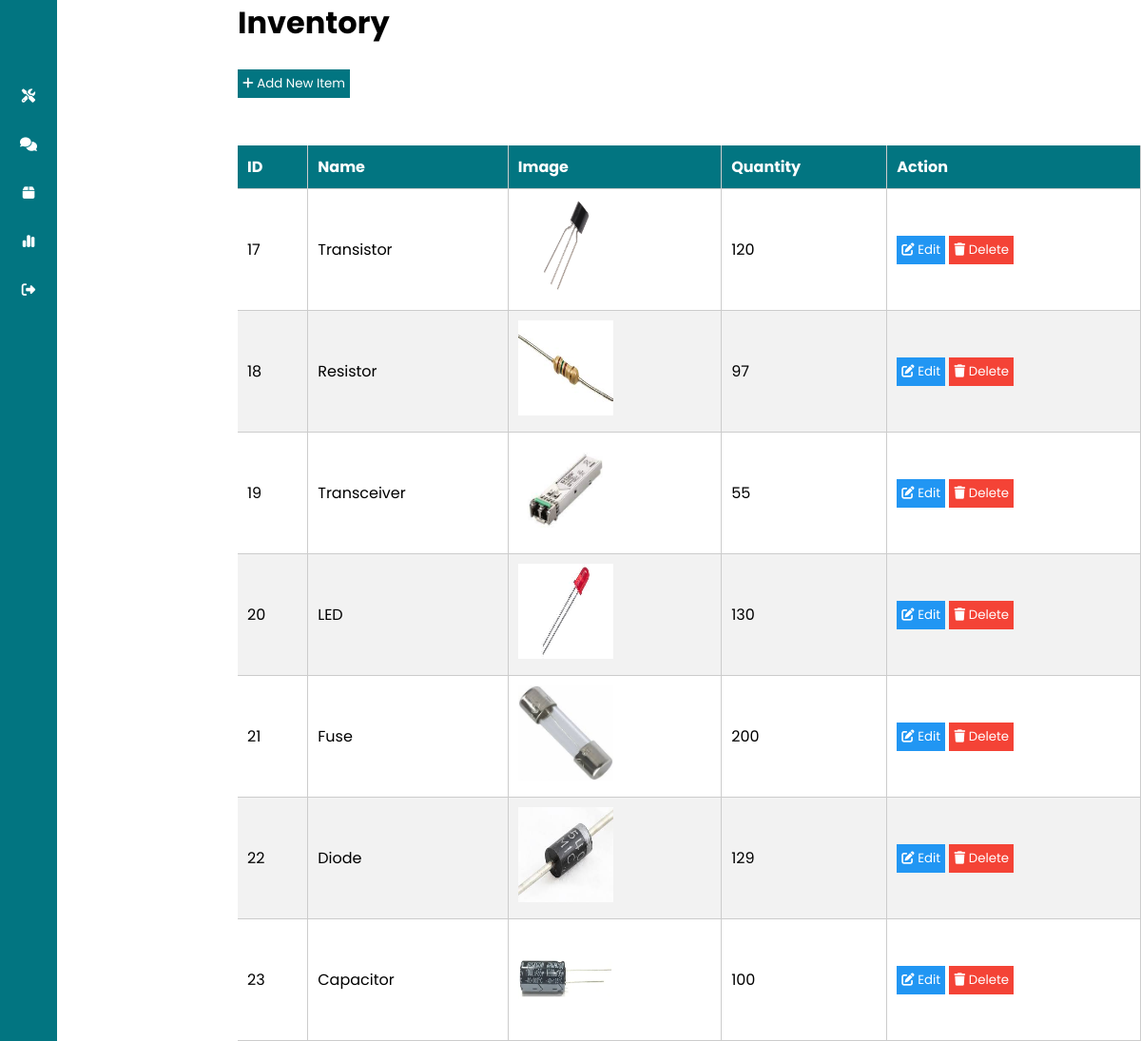
Screenshot of /php/staff_inventory.php with the database file from the repository.
### tables this page shows
CREATE TABLE `inventory` (
  `inventoryID` int(11) NOT NULL,
  `name` varchar(100) NOT NULL,
  `image` varchar(100) NOT NULL,
  `price` decimal(10,2) NOT NULL,
  `quantity` int(11) NOT NULL
);

### php/staff_inventory.php (the view, shortened to what this page needs)
<?php
include 'staff_sidebarMenu.php';
include 'connect.php';
$sql = 'SELECT * FROM inventory';
$result = mysqli_query($connection, $sql);
?>
<!DOCTYPE html>
<html lang="en">
<head>
	<link rel="stylesheet" href="../css/staffSidebarMenu.css">
	<link rel="stylesheet" href="../css/staffInventory.css">
</head>
<body>
	<div class="main-content">
		<div class="container">
			<h1 style="color:black">Inventory</h1><br>
			<button id="addButton" name="edit" class="add-button"><i class="fa-solid fa-plus"></i> Add New Item</button><br><br><br>
			<table>
				<tr>
					<th>ID</th>
					<th>Name</th>
					<th>Image</th>
					<th>Quantity</th>
					<th>Action</th>
				</tr>
				<?php while ($row = mysqli_fetch_assoc($result)) : ?>
					<tr>
						<td><?php echo $row['inventoryID']; ?></td>
						<td><?php echo $row['name']; ?></td>
						<td>
							<img src="../images/<?php echo $row['image']; ?>" alt="<?php echo $row['name']; ?>" style="width: 100px; height: 100px;">
						</td>
						<td>
							<?php echo $row['quantity']; ?>
						</td>
						<td>
							<button onclick="setItemDetails(this.id)" id="<?php echo $row['inventoryID']; ?>" name="edit" class="blue-button"><i class="fas fa-edit"></i> Edit</button>
							<form method="post" id="deleteForm">
								<button type="submit" name="delete" class="red-button"><i class="fas fa-trash"></i> Delete</button>
							</form>
						</td>
					</tr>
				<?php endwhile; ?>
			</table>
		</div>
	</div>
</body>
</html>

### php/staff_sidebarMenu.php (shortened to what this page needs)
<!DOCTYPE html>
<html lang="en">
<head>
    <link rel="stylesheet" href="../css/staffSidebarMenu.css">
</head>
<body>
    <div class="sidebar">
        <div class="sidebar-header">
        </div>
        <div class="sidebar-menu">
            <ul>
                <li>
                    <a href="staff_repairRequest.php">
                        <span class="icon"><i class="fa-solid fa-screwdriver-wrench"></i></span>
                    </a>
                </li>
                <li>
                    <a href="staff_feedback.php">
                        <span class="icon"><i class="fa-solid fa-comments"></i></span>
                    </a>
                </li>
                <li>
                    <a href="staff_inventory.php">
                        <span class="icon"><i class="fa-solid fa-box"></i></span>
                    </a>
                </li>
                <li>
                    <a href="staff_weeklySalesReport.php">
                        <span class="icon"><i class="fa-sharp fa-solid fa-chart-simple"></i></span>
                    </a>
                </li>
                <li>
                    <a href="staff_logout.php" onclick="return confirm('Are you sure you want to sign out?')">
                        <span class="icon"><i class="fa-solid fa-right-from-bracket"></i></span>
                    </a>
                </li>
            </ul>
        </div>
    </div>
</body>
</html>

### css/staffSidebarMenu.css (style rules this page uses)
:root { --main-color: #027581; --color-dark: #1d2231; --text-grey: #8390a2; }
* { font-family: "Poppins", sans-serif; margin: 0; padding: 0; text-decoration: none; list-style-type: none; box-sizing: border-box; }
.sidebar { height: 100%; width: 240px; position: fixed; left: 0; top: 0; z-index: 100; background: var(--main-color); color: #fff; overflow-y: auto; transition: width 500ms; }
.sidebar-header { display: flex; justify-content: space-between; align-items: center; height: 60px; padding: 0rem 1rem; font-size: 1.5rem; }
.sidebar-menu { padding: 1rem; }
.sidebar ul { margin: 0; }
.sidebar a { color: #fff; font-size: 0.9rem; display: block; padding: 15px; }
@media only screen and (max-width: 1200px) { .sidebar { width: 60px; z-index: 150; } }
@media only screen and (max-width: 1200px) { .sidebar .sidebar-header, .sidebar li { display: flex; justify-content: center; } }

### css/staffInventory.css (style rules this page uses)
.main-content { margin-left: 250px; }
table { width: 100%; border-collapse: collapse; }
table th, table td { padding: 10px; text-align: left; border-bottom: 1px solid #ccc; border-right: 1px solid #ccc; }
table tr:nth-child(odd) { background-color: #f2f2f2; }
table th { background-color: #027581; color: #fff; }
.blue-button, .green-button, .red-button { border: none; padding: 5px; cursor: pointer; }
.blue-button { background-color: #2196f3; color: #fff; }
.red-button { background-color: #f44336; color: #fff; }
#editForm, #deleteForm { display: inline; }
.add-button { background-color: #027581; color: #fff; border: none; padding: 5px; cursor: pointer; }
h1 { color: #027581; }

### rows the page displays
inventory: inventoryID "17", name "Transistor", image (picture), quantity "120"
inventory: inventoryID "18", name "Resistor", image (picture), quantity "97"
inventory: inventoryID "19", name "Transceiver", image (picture), quantity "55"
inventory: inventoryID "20", name "LED", image (picture), quantity "130"
inventory: inventoryID "21", name "Fuse", image (picture), quantity "200"
inventory: inventoryID "22", name "Diode", image (picture), quantity "129"
inventory: inventoryID "23", name "Capacitor", image (picture), quantity "100"
